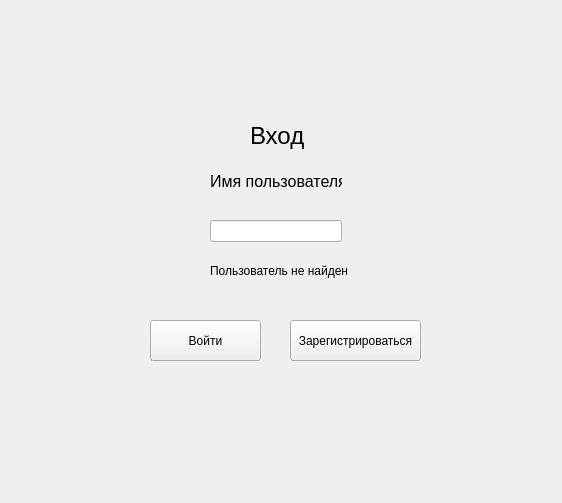
<?xml version="1.0" encoding="UTF-8"?>
<ui version="4.0">
 <class>Form</class>
 <widget class="QWidget" name="Form">
  <property name="geometry">
   <rect>
    <x>0</x>
    <y>0</y>
    <width>562</width>
    <height>503</height>
   </rect>
  </property>
  <property name="minimumSize">
   <size>
    <width>562</width>
    <height>503</height>
   </size>
  </property>
  <property name="maximumSize">
   <size>
    <width>562</width>
    <height>503</height>
   </size>
  </property>
  <property name="windowTitle">
   <string>Form</string>
  </property>
  <widget class="QLabel" name="label">
   <property name="geometry">
    <rect>
     <x>250</x>
     <y>120</y>
     <width>61</width>
     <height>31</height>
    </rect>
   </property>
   <property name="font">
    <font>
     <pointsize>18</pointsize>
    </font>
   </property>
   <property name="text">
    <string>Вход</string>
   </property>
  </widget>
  <widget class="QLineEdit" name="lineEdit">
   <property name="geometry">
    <rect>
     <x>210</x>
     <y>220</y>
     <width>132</width>
     <height>22</height>
    </rect>
   </property>
  </widget>
  <widget class="QLabel" name="label_2">
   <property name="geometry">
    <rect>
     <x>210</x>
     <y>170</y>
     <width>132</width>
     <height>22</height>
    </rect>
   </property>
   <property name="font">
    <font>
     <pointsize>12</pointsize>
    </font>
   </property>
   <property name="text">
    <string>Имя пользователя</string>
   </property>
  </widget>
  <widget class="QPushButton" name="pushButton">
   <property name="geometry">
    <rect>
     <x>150</x>
     <y>320</y>
     <width>111</width>
     <height>41</height>
    </rect>
   </property>
   <property name="text">
    <string>Войти</string>
   </property>
  </widget>
  <widget class="QLabel" name="label_3">
   <property name="geometry">
    <rect>
     <x>210</x>
     <y>250</y>
     <width>141</width>
     <height>41</height>
    </rect>
   </property>
   <property name="text">
    <string>Пользователь не найден</string>
   </property>
  </widget>
  <widget class="QPushButton" name="pushButton_2">
   <property name="geometry">
    <rect>
     <x>290</x>
     <y>320</y>
     <width>131</width>
     <height>41</height>
    </rect>
   </property>
   <property name="text">
    <string>Зарегистрироваться</string>
   </property>
  </widget>
 </widget>
 <resources/>
 <connections/>
</ui>
